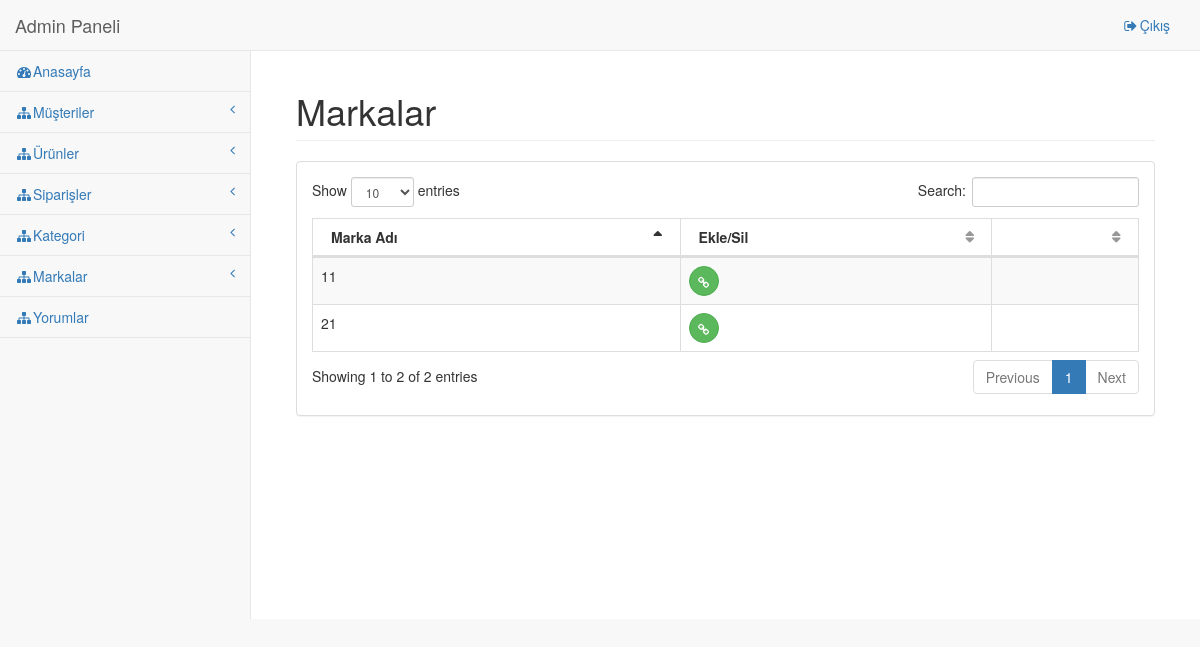
The app's page /adminpanel/page/brand/list, older data.
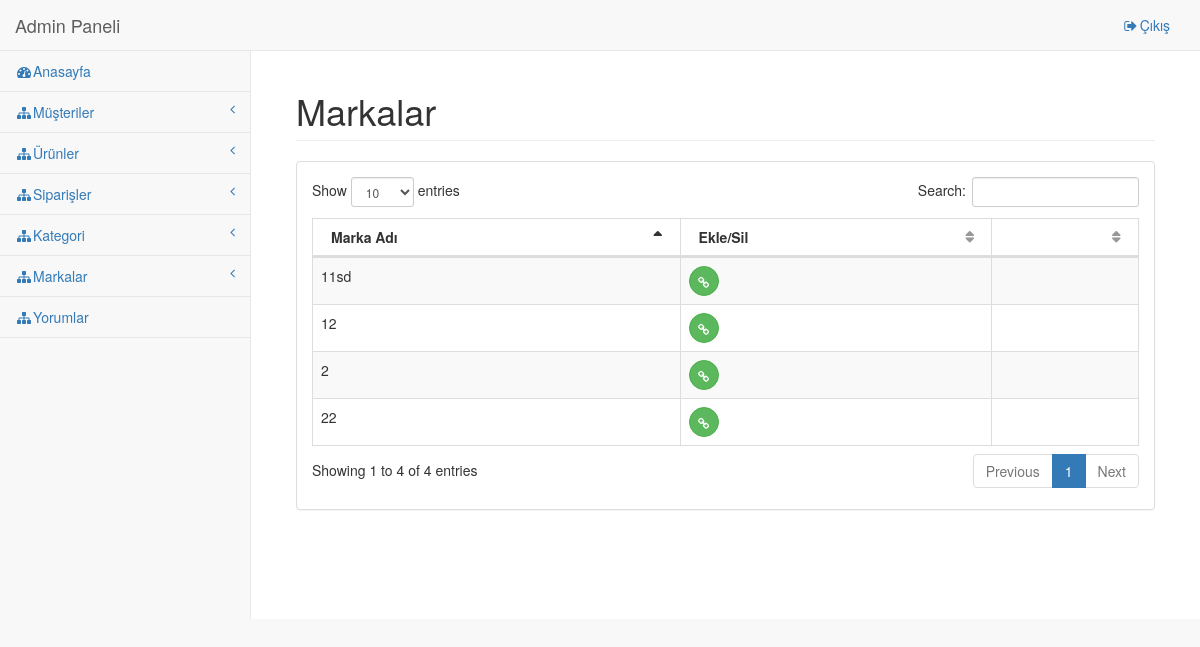
The same page, newer data.
### tables this page shows
CREATE TABLE `brands` (
  `id` int(11) NOT NULL,
  `name` varchar(10) DEFAULT NULL,
  `category_id` int(11) DEFAULT NULL
);

### application/controllers/Adminpanel.php (called while the page is built, shortened)
<?php
class AdminPanel extends CI_Controller {
	function __construct(){
		$this->load->database();
	}
	function page($folder, $file){
		$data['admins'] = $this->db->get('admin')->result();
		$data['customers'] = $this->db->get('users')->result();
		$data['products'] = $this->db->query("select product.id as id,detail,product.name as name, product.price as price, brands.name as brand,categories.name as category from product inner join brands on product.brand_id=brands.id inner join categories on categories.id=product.category_id")->result();
		$data['orders'] = $this->db->query("select users.name, total,orders.state as state from orders inner join users on users.id =orders.user_id")->result();
		$data['categories'] = $this->db->get('categories')->result();
		$data['comments'] = $this->db->get('comments')->result();
		$data['brands'] = $this->db->get('brands')->result();
		$this->load->view('panel/'.$folder.'/'.$file, $data);
	}
}

### index.php (called while the page is built, shortened)
<?php
require_once BASEPATH.'core/CodeIgniter.php';

### application/views/panel/brand/list.php (the view, shortened to what this page needs)
 <link href="<?=site_url('vendor/bootstrap/css/bootstrap.min.css')?>" rel="stylesheet">
    <link href="<?=site_url('vendor/metisMenu/metisMenu.min.css')?>" rel="stylesheet">
    <link href="<?=site_url('vendor/datatables-plugins/dataTables.bootstrap.css')?>" rel="stylesheet">
    <link href="<?=site_url('vendor/datatables-responsive/dataTables.responsive.css')?>" rel="stylesheet">
    <link href="<?=site_url('dist/css/sb-admin-2.css')?>" rel="stylesheet">
  <link href="<?=site_url('vendor/font-awesome/css/font-awesome.min.css')?>" rel="stylesheet" type="text/css">
       <div class="row">
                    <div class="col-lg-12">
                        <h1 class="page-header">Markalar</h1>
                    </div>
                </div>
                <div class="row">
                <div class="col-lg-12">
                    <div class="panel panel-default">
                        <div class="panel-body">
                            <table width="100%" class="table table-striped table-bordered table-hover" id="dataTables-example">
                                <thead>
                                    <tr>
                                        <th>Marka Adı</th>
                                        <th>Ekle/Sil<th>
                                    </tr>
                                </thead>
                                <tbody>
                                    <?php foreach ($brands as $brand):?>
                                    <tr class="gradeX">
                                        <td><?=$brand->name?></td>
                                        <td><a href="<?=site_url('adminpanel/update/brand/'.$brand->id)?>" class="btn btn-success btn-circle"><i class="fa fa-link"></i></a>
                                        <?php if($_SESSION['admin']->level==1):?>
                                        <a onClick="del('brands','brand',<?=$brand->id?>)" class="btn btn-warning btn-circle"><i class="fa fa-times"></i></a>
                                    <?php endif;?><td>
                                    </tr>
                                            <?php endforeach;?>
                                </tbody>
                            </table>
                        </div>
                    </div>
                </div>
            </div>
           </div>
    </body>
</html>

Row changes from the older to the newer data that the page shows:
removed brands: name "11"
removed brands: name "21"
added brands: name "11sd"
added brands: name "2"
added brands: name "12"
added brands: name "22"
Text that changed along with them:
text written by a page script: "Show entries Search: Showing 1 to 2 of 2 entries Previous 1 Next" → "Show entries Search: Showing 1 to 4 of 4 entries Previous 1 Next"
